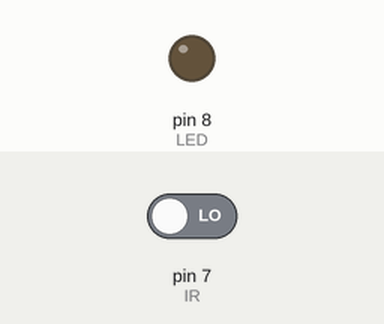
The sketch below on a simulated Arduino Uno, built with avr-gcc and run on an emulated ATmega328P. Parts: output pins drawn as LEDs (lit = HIGH). The test bench sets the inputs (shaded band); at power-on: pin 7 (IR) LOW.

Above: at 1.2 s.
1.3 s: pin 7 (IR) driven HIGH
At 1.6 s:
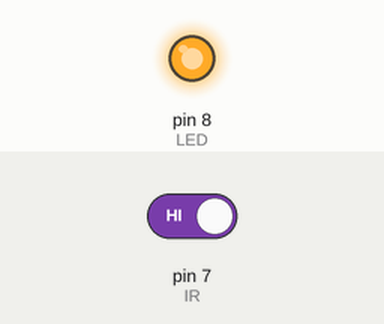
2.8 s: pin 7 (IR) driven LOW
At 4.0 s:
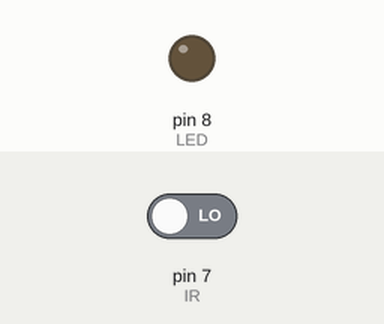
Timing chart, 0 to 5.8 s (numbered marks = the images above; inputs shaded):
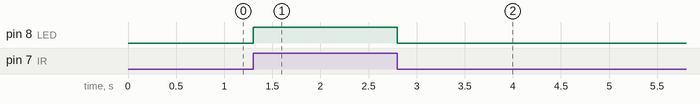

The sketch:

ex3.ino
```cpp
/*
  Turn LED on when IR sensor detects presence
*/


#define IR 7
#define LED 8

bool warning = false;

void setup()
{
	pinMode(IR,INPUT);
	pinMode(LED,OUTPUT);

}

void loop()
{
	if(digitalRead(IR) == HIGH) //If it doesn't work, try LOW instead of HIGH. Sometimes the sensor output is different depending on the model
	{
		digitalWrite(LED,HIGH);
	}
	else
	{
		digitalWrite(LED,LOW);
	}
}
```

Measured:
- after the input at 1.3 s, pin 8 (LED): LOW → HIGH at once
- after the input at 2.8 s, pin 8 (LED): HIGH → LOW at once
